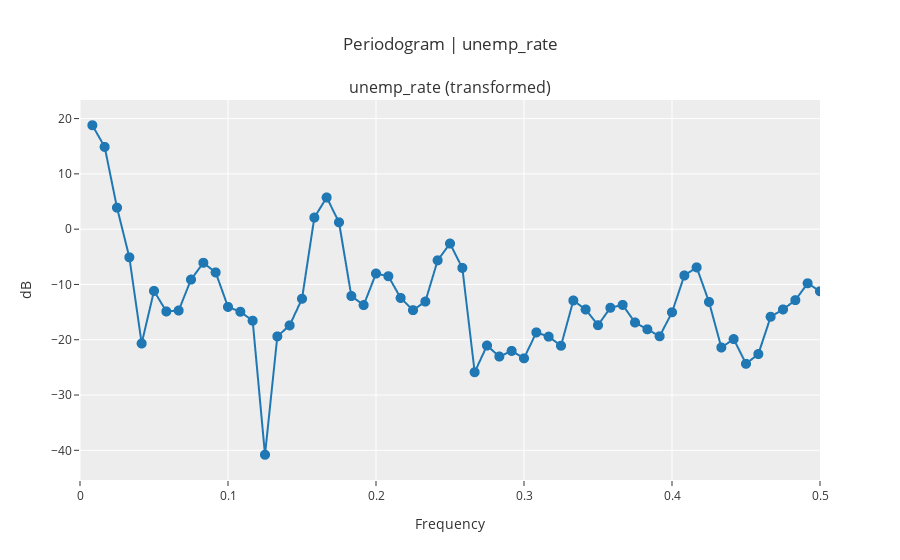

Notebook source saved alongside this figure:
### Code cell
# exp.plot_model(plot="periodogram")
exp.plot_model(plot="periodogram", return_fig=True).show()

### Figure 1 — Plotly figure (JSON) as saved in the notebook; plotly's stock layout.template omitted (floating-point values rounded to 4 significant figures)
{"data": [{"hoverinfo": "text", "hovertext": ["Freq: 0.0083<br>Ampl: 18.7936<br>Time period: 120.0", "Freq: 0.0167<br>Ampl: 14.8786<br>Time period: 60.0", "Freq: 0.025<br>Ampl: 3.8869<br>Time period: 40.0", "Freq: 0.0333<br>Ampl: -5.0895<br>Time period: 30.0", "Freq: 0.0417<br>Ampl: -20.6737<br>Time period: 24.0", "Freq: 0.05<br>Ampl: -11.1728<br>Time period: 20.0", "Freq: 0.0583<br>Ampl: -14.8811<br>Time period: 17.1429", "Freq: 0.0667<br>Ampl: -14.7113<br>Time period: 15.0", "Freq: 0.075<br>Ampl: -9.1221<br>Time period: 13.3333", "Freq: 0.0833<br>Ampl: -6.0796<br>Time period: 12.0", "Freq: 0.0917<br>Ampl: -7.8255<br>Time period: 10.9091", "Freq: 0.1<br>Ampl: -14.0614<br>Time period: 10.0", "Freq: 0.1083<br>Ampl: -14.9371<br>Time period: 9.2308", "Freq: 0.1167<br>Ampl: -16.5599<br>Time period: 8.5714", "Freq: 0.125<br>Ampl: -40.8022<br>Time period: 8.0", "Freq: 0.1333<br>Ampl: -19.3991<br>Time period: 7.5", "Freq: 0.1417<br>Ampl: -17.4043<br>Time period: 7.0588", "Freq: 0.15<br>Ampl: -12.5927<br>Time period: 6.6667", "Freq: 0.1583<br>Ampl: 2.0914<br>Time period: 6.3158", "Freq: 0.1667<br>Ampl: 5.7333<br>Time period: 6.0", "Freq: 0.175<br>Ampl: 1.2389<br>Time period: 5.7143", "Freq: 0.1833<br>Ampl: -12.0958<br>Time period: 5.4545", "Freq: 0.1917<br>Ampl: -13.7369<br>Time period: 5.2174", "Freq: 0.2<br>Ampl: -8.03<br>Time period: 5.0", "Freq: 0.2083<br>Ampl: -8.51<br>Time period: 4.8", "Freq: 0.2167<br>Ampl: -12.444<br>Time period: 4.6154", "Freq: 0.225<br>Ampl: -14.6514<br>Time period: 4.4444", "Freq: 0.2333<br>Ampl: -13.0969<br>Time period: 4.2857", "Freq: 0.2417<br>Ampl: -5.6371<br>Time period: 4.1379", "Freq: 0.25<br>Ampl: -2.6079<br>Time period: 4.0", "Freq: 0.2583<br>Ampl: -7.0065<br>Time period: 3.871", "Freq: 0.2667<br>Ampl: -25.875<br>Time period: 3.75", "Freq: 0.275<br>Ampl: -21.0534<br>Time period: 3.6364", "Freq: 0.2833<br>Ampl: -23.037<br>Time period: 3.5294", "Freq: 0.2917<br>Ampl: -22.0225<br>Time period: 3.4286", "Freq: 0.3<br>Ampl: -23.3572<br>Time period: 3.3333", "Freq: 0.3083<br>Ampl: -18.6718<br>Time period: 3.2432", "Freq: 0.3167<br>Ampl: -19.4406<br>Time period: 3.1579", "Freq: 0.325<br>Ampl: -21.0876<br>Time period: 3.0769", "Freq: 0.3333<br>Ampl: -12.9039<br>Time period: 3.0", "Freq: 0.3417<br>Ampl: -14.5234<br>Time period: 2.9268", "Freq: 0.35<br>Ampl: -17.3673<br>Time period: 2.8571", "Freq: 0.3583<br>Ampl: -14.2178<br>Time period: 2.7907", "Freq: 0.3667<br>Ampl: -13.7015<br>Time period: 2.7273", "Freq: 0.375<br>Ampl: -16.8836<br>Time period: 2.6667", "Freq: 0.3833<br>Ampl: -18.115<br>Time period: 2.6087", "Freq: 0.3917<br>Ampl: -19.3733<br>Time period: 2.5532", "Freq: 0.4<br>Ampl: -15.0363<br>Time period: 2.5", "Freq: 0.4083<br>Ampl: -8.3778<br>Time period: 2.449", "Freq: 0.4167<br>Ampl: -6.9097<br>Time period: 2.4", "Freq: 0.425<br>Ampl: -13.1646<br>Time period: 2.3529", "Freq: 0.4333<br>Ampl: -21.4042<br>Time period: 2.3077", "Freq: 0.4417<br>Ampl: -19.8842<br>Time period: 2.2642", "Freq: 0.45<br>Ampl: -24.3521<br>Time period: 2.2222", "Freq: 0.4583<br>Ampl: -22.5899<br>Time period: 2.1818", "Freq: 0.4667<br>Ampl: -15.8398<br>Time period: 2.1429", "Freq: 0.475<br>Ampl: -14.5196<br>Time period: 2.1053", "Freq: 0.4833<br>Ampl: -12.8431<br>Time period: 2.069", "Freq: 0.4917<br>Ampl: -9.7897<br>Time period: 2.0339", "Freq: 0.5<br>Ampl: -11.2356<br>Time period: 2.0"], "line": {"color": "#1f77b4", "width": 2}, "marker": {"size": 10}, "mode": "lines+markers", "name": "unemp_rate (transformed)", "showlegend": true, "type": "scattergl", "x": [0.008333, 0.01667, 0.025, 0.03333, 0.04167, 0.05, 0.05833, 0.06667, 0.075, 0.08333, 0.09167, 0.1, 0.1083, 0.1167, 0.125, 0.1333, 0.1417, 0.15, 0.1583, 0.1667, 0.175, 0.1833, 0.1917, 0.2, 0.2083, 0.2167, 0.225, 0.2333, 0.2417, 0.25, 0.2583, 0.2667, 0.275, 0.2833, 0.2917, 0.3, 0.3083, 0.3167, 0.325, 0.3333, 0.3417, 0.35, 0.3583, 0.3667, 0.375, 0.3833, 0.3917, 0.4, 0.4083, 0.4167, 0.425, 0.4333, 0.4417, 0.45, 0.4583, 0.4667, 0.475, 0.4833, 0.4917, 0.5], "xaxis": "x", "y": [18.79, 14.88, 3.887, -5.09, -20.67, -11.17, -14.88, -14.71, -9.122, -6.08, -7.825, -14.06, -14.94, -16.56, -40.8, -19.4, -17.4, -12.59, 2.091, 5.733, 1.239, -12.1, -13.74, -8.03, -8.51, -12.44, -14.65, -13.1, -5.637, -2.608, -7.006, -25.88, -21.05, -23.04, -22.02, -23.36, -18.67, -19.44, -21.09, -12.9, -14.52, -17.37, -14.22, -13.7, -16.88, -18.12, -19.37, -15.04, -8.378, -6.91, -13.16, -21.4, -19.88, -24.35, -22.59, -15.84, -14.52, -12.84, -9.79, -11.24], "yaxis": "y"}], "layout": {"annotations": [{"font": {"size": 16}, "showarrow": false, "text": "unemp_rate (transformed)", "x": 0.5, "xanchor": "center", "xref": "paper", "y": 1, "yanchor": "bottom", "yref": "paper"}], "showlegend": false, "title": {"text": "Periodogram | unemp_rate"}, "xaxis": {"anchor": "y", "domain": [0, 1], "range": [0, 0.5], "title": {"text": "Frequency"}}, "yaxis": {"anchor": "x", "domain": [0, 1], "title": {"text": "dB"}}}}
